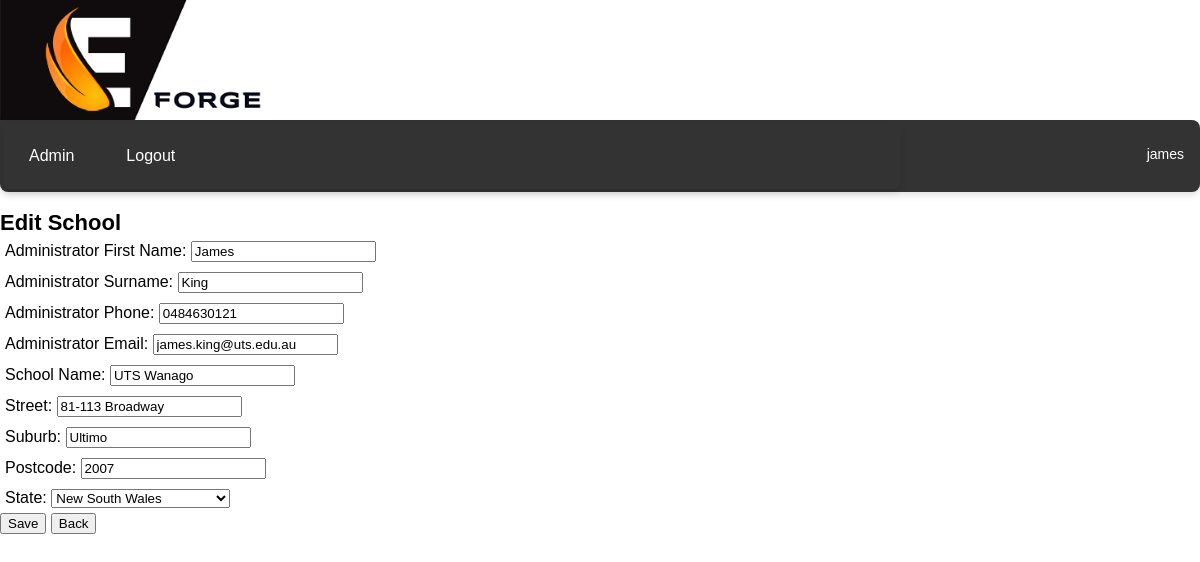
Screenshot of /textbook/school/1/edit/ (signed in) with the database file from the repository.
### textbook/models.py (models this page shows, shortened)
class School(models.Model):
    STATE_CHOICES = [
        ('NSW', 'New South Wales'),
        ('QLD', 'Queensland'),
        ('WA', 'Western Australia'),
        ('TAS', 'Tasmania'),
        ('VIC', 'Victoria'),
        ('NT', 'Northern Territory'),
        ('ACT', 'Australian Capital Territory'),
        ('SA', 'South Australia'),
    ]
    admin_first_name = models.CharField(max_length=50, default='')
    admin_surname = models.CharField(max_length=50, default='')
    admin_phone = models.CharField(max_length=50, default='')
    admin_email = models.EmailField(unique=True, default='')
    school_name = models.CharField(max_length=100, default='')
    school_street = models.CharField(max_length=100, default='')
    school_suburb = models.CharField(max_length=100, default='')
    school_postcode = models.PositiveIntegerField(null=True)
    school_state = models.CharField(max_length=3, choices=STATE_CHOICES, default='NSW')

### textbook/views.py (the view)
# urls.py: path('school/<int:pk>/edit/', SchoolUpdate.as_view(), name='school_edit'),
class SchoolUpdate(LoginRequiredMixin, UpdateView):
    model = School
    form_class = SchoolForm
    template_name = 'textbook/school_form.html'
    success_url = reverse_lazy('textbook:school_list')

### textbook/forms.py
class SchoolForm(forms.ModelForm):
    class Meta:
        model = School
        fields = '__all__'
        labels = {
            'admin_first_name': 'Administrator First Name',
            'admin_surname': 'Administrator Surname',
            'admin_phone': 'Administrator Phone',
            'admin_email': 'Administrator Email',
            'school_name': 'School Name',
            'school_street': 'Street',
            'school_suburb': 'Suburb',
            'school_postcode': 'Postcode',
            'school_state': 'State'}

### users/context_processors.py (called while the page is built)
def schools_list_processor(request):
    if not request.user.is_authenticated:
        return {}
    user_profile = request.user.userprofile
    if user_profile.user_type == 'teacher':
        schools_list = user_profile.schools.all()
    elif user_profile.user_type == 'student':
        schools_list = user_profile.schools.all()
    else:
        schools_list = []
    return {'schools_list': schools_list}

### textbook/templates/textbook/school_form.html (shortened to what this page needs)
{% extends "users/layout.html" %}
{% block body %}
<h2>{% if object %}Edit School{% else %}Add School{% endif %}</h2>
<form method="post">
    {{ form.as_p }}
    <button type="submit">Save</button>
    <button type="button" onclick="window.history.back();">Back</button>
</form>
{% endblock %}

### users/templates/users/layout.html (shortened to what this page needs)
{% load static %}
<!DOCTYPE html>
<html lang="en">
<head>
    <link href="{% static 'users/styles.css' %}" rel="stylesheet">
</head>
<body>
    <div class="logo">
        <img src="{% static 'users/logo.jpg' %}" alt="Logo">
    </div>
    <div class="menu">
        <table style="width: 100%;"><tr>
            <td>
                {% if user.is_authenticated %}
                    <ul class="menu">
                        {% url 'users:school_user' as school_user_url %}
                        {% url 'users:create_teacher' as create_teacher_url %}
                        {% url 'users:teacher_classes' as teacher_classes_url %}
                        {% url 'users:teacher_subjects' as teacher_subjects_url %}
                        {% url 'textbook:lesson_schedule' as lesson_schedule_url %}
                        {% url 'textbook:study_materials' as study_materials_url %}
                        {% url 'users:logout' as logout_url %}
                        {% if user.is_superuser %}
                            <li><a href="{{ school_user_url }}" class="{% if request.path == school_user_url %}active{% endif %}">Admin</a></li>
                        {% elif user.userprofile.user_type == 'school' %}
                            <li><a href="{{ school_user_url }}" class="{% if request.path == school_user_url %}active{% endif %}">Admin</a></li>
                        {% elif user.userprofile.user_type == 'teacher' %}
                            <li><a href="{{ teacher_classes_url }}" class="{% if request.path == teacher_classes_url %}active{% endif %}">Classes</a></li>
                            <li><a href="{{ teacher_subjects_url }}" class="{% if request.path == teacher_subjects_url %}active{% endif %}">Subjects</a></li>
                            {% endif %}
                        <li><a href="{{ logout_url }}" class="{% if request.path == logout_url %}active{% endif %}">Logout</a></li>
                    </ul>
                {% endif %}
            </td>
            <td>
                {% if user.is_authenticated %}
                    <div class="user-info">
                        <table class="right-aligned-table">
                            <tr>
                                <td>
                                    <span>{{ user.username }}</span>
                                </td>
                            </tr>
                            <tr>
                                <td>
                                </td>
                            </tr>
                        </table>
                    </div>
                {% endif %}
            </td>
        </tr></table>
    </div>
{% block body %}
{% endblock %}
</body>
</html>

### users/static/users/styles.css (style rules this page uses)
html, body { width: 100%; font-family: Arial, sans-serif; padding: 0; margin: 0; }
h2, h3, h4, p, .question, .answer, .message, .list-view { margin-bottom: 0px; }
h2 { font-size: 22px; }
p { font-size: 16px; padding: 5px; margin: 0; }
.logo img { height: 120px; width: auto; display: block; }
.user-info { display: flex; align-items: right; padding: 10px; font-size: 14px; color: #ffffff; }
.right-aligned-table { width: 100%; text-align: right; }
.menu { list-style-type: none; width: 100%; margin: 0; padding: 0; display: flex; align-items: center; background-color: #333; border-radius: 0 8px 8px 8px; box-shadow: 0 4px 6px rgba(0,0,0,0.1); }
.menu li a { display: block; color: white; text-align: center; padding: 14px 16px; text-decoration: none; border-radius: 8px 8px 0 0; font-family: Arial, sans-serif; }
a { font-family: Arial, sans-serif; color: #007BFF; text-decoration: none; transition: color 0.2s; margin: 10px; }

### rows the page displays
School: admin_first_name "James", admin_surname "King", admin_phone "0484630121", admin_email "james.king@uts.edu.au", school_name "UTS Wanago", school_street "81-113 Broadway", school_suburb "Ultimo", school_postcode "2007", school_state "New South Wales"

### other values shown
{{ user.username }} "james"
